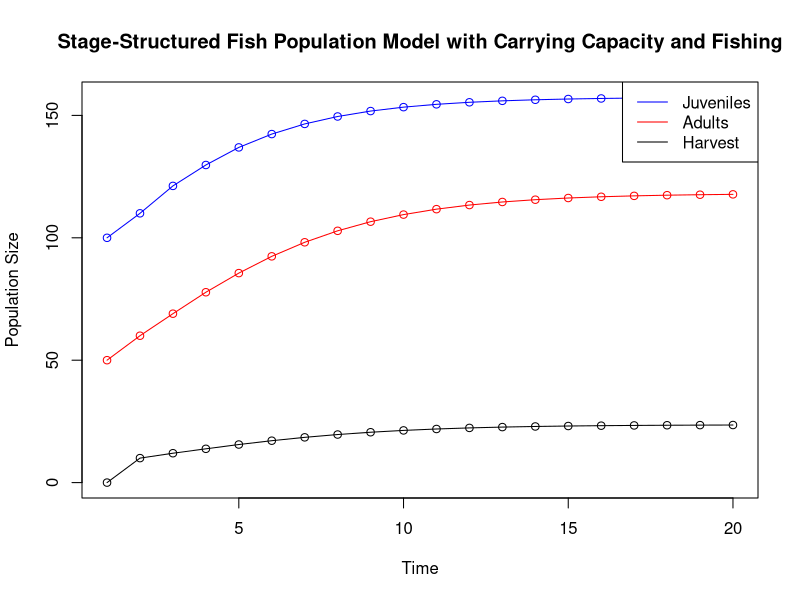

The R script that drew this image:
# Define parameters
juvenile_survival_rate <- 0.5  # Probability of a juvenile surviving to the next time step
adult_survival_rate <- 0.8     # Probability of an adult surviving to the next time step
juvenile_to_adult_rate <- 0.3  # Probability of a juvenile transitioning to adult
reproduction_rate <- 2.0       # Number of juveniles produced by each adult
carrying_capacity <- 500       # Carrying capacity of the environment
fishing_mortality_rate <- 0.2  # Proportion of adult population caught by fishing each time step
restocked_juveniles <- 20

# Initial population sizes
juvenile_population <- 100
adult_population <- 50

# Number of time steps to simulate
time_steps <- 20

# Vectors to store population sizes over time
juvenile_population_over_time <- numeric(time_steps)
adult_population_over_time <- numeric(time_steps)
harvest_over_time <- numeric(time_steps)


# Initialize population sizes
juvenile_population_over_time[1] <- juvenile_population
adult_population_over_time[1] <- adult_population

# Simulation loop
for (t in 2:time_steps) {
  # Calculate the total population size
  total_population <- juvenile_population + adult_population
  
  # Calculate the density-dependent factor
  density_factor <- 1 - total_population / carrying_capacity
  if (density_factor < 0) {
    density_factor <- 0
  }
  
  # Calculate the number of juveniles and adults in the next time step
  new_juveniles <- adult_population * reproduction_rate * density_factor
  surviving_juveniles <- juvenile_population * juvenile_survival_rate #* density_factor
  new_adults <- juvenile_population * juvenile_to_adult_rate #* density_factor
  surviving_adults <- adult_population * adult_survival_rate #* density_factor
  
  # Apply fishing mortality
  caught_adults <- adult_population * fishing_mortality_rate
  surviving_adults <- surviving_adults - caught_adults
  
  # Update population sizes
  juvenile_population <- new_juveniles + surviving_juveniles - new_adults + restocked_juveniles
  adult_population <- new_adults + surviving_adults
  
  # Store population sizes
  juvenile_population_over_time[t] <- juvenile_population
  adult_population_over_time[t] <- adult_population
  harvest_over_time[t] <- caught_adults
}

# Plot the results
plot(1:time_steps, juvenile_population_over_time, type = "o", col = "blue", ylim = c(0, max(juvenile_population_over_time, adult_population_over_time)), xlab = "Time", ylab = "Population Size", main = "Stage-Structured Fish Population Model with Carrying Capacity and Fishing")
lines(1:time_steps, adult_population_over_time, type = "o", col = "red")
lines(1:time_steps, harvest_over_time, type = "o", col = "black")
legend("topright", legend = c("Juveniles", "Adults", "Harvest"), col = c("blue", "red", "black"), lty = 1)



